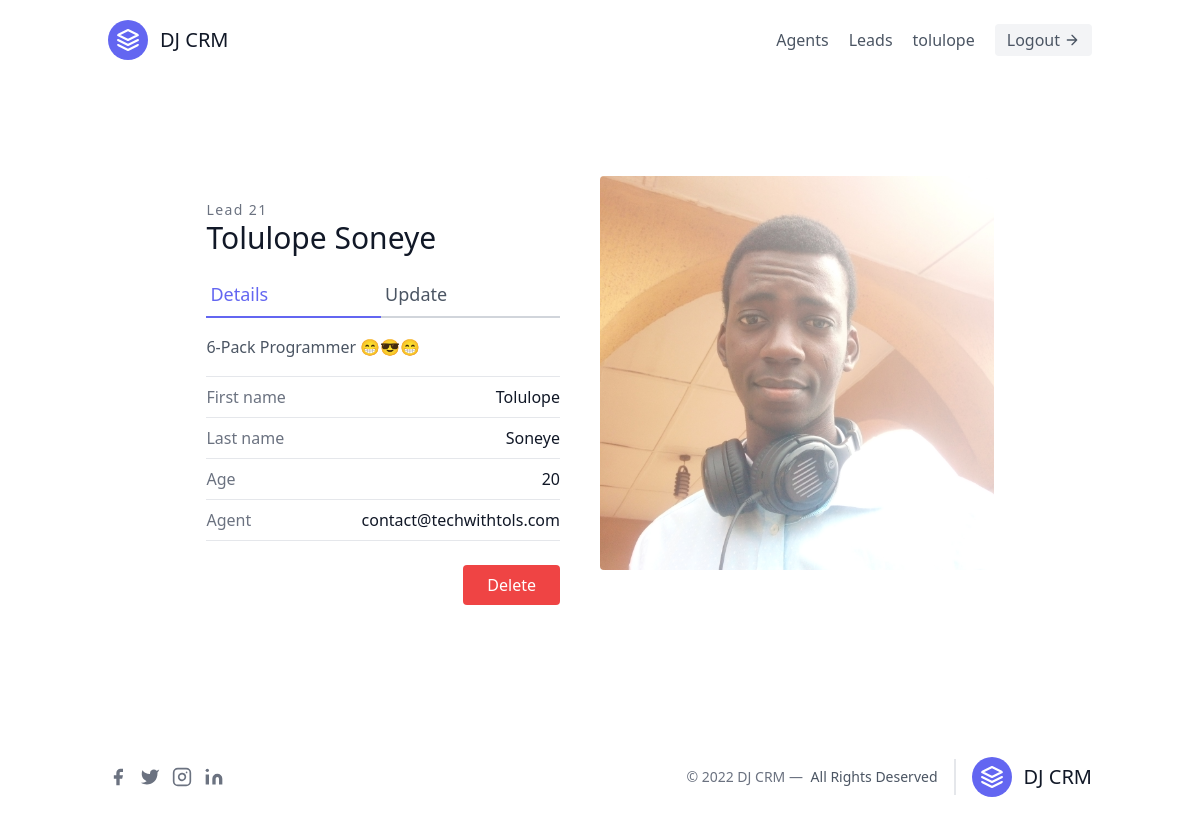
The page /leads/21/ (signed in) on the database its author committed.
### leads/models.py (models this page shows)
class User(AbstractUser):
    pass

class Lead(models.Model):
    first_name = models.CharField(max_length=20)
    last_name = models.CharField(max_length=20)
    age = models.IntegerField(default=0)
    description = models.TextField(max_length=200,null=True, blank=True)
    image = models.ImageField()
    created_at = models.DateTimeField(auto_now_add=True)
    updated_at = models.DateTimeField(auto_now=True)
    agent = models.ForeignKey("Agent", on_delete=models.CASCADE, null=True)
    class Meta:
        ordering = ['-updated_at']
    def __str__(self) -> str:
        return self.first_name + " " + self.last_name

class Agent(models.Model):
    user = models.OneToOneField(User, on_delete=models.CASCADE)
    def __str__(self):
        return self.user.email

### leads/views.py (the view)
# urls.py: path('leads/<int:pk>/', views.lead_detail),
def lead_detail(request, pk):
    lead = get_object_or_404(Lead, id=pk)
    context = {"lead": lead}
    return render(request, 'leads/lead_detail.html', context)

### leads/templates/leads/lead_detail.html (shortened to what this page needs)
{% extends 'main.html' %}
{% block content %}
<section class="text-gray-600 body-font overflow-hidden">
  <div class="container px-5 py-24 mx-auto">
    <div class="lg:w-4/5 flex-row-reverse mx-auto lg:flex-row flex flex-wrap justify-between">
      <div class="lg:w-1/2 w-full lg:pr-10 lg:py-6 mb-6 lg:mb-0">
        <h2 class="text-sm title-font text-gray-500 tracking-widest">
          Lead {{lead.id}}
        </h2>
        <h1 class="text-gray-900 text-3xl title-font font-medium mb-4">
          {{lead}}
        </h1>
        <div class="flex mb-4">
          <a
          href="{% url 'leads:detail' lead.id %}"
            class="flex-grow text-indigo-500 border-b-2 border-indigo-500 py-2 text-lg px-1"
            >Details</a
          >
          <a href="{% url 'leads:update' lead.id %}" class="flex-grow border-b-2 border-gray-300 py-2 text-lg px-1"
            >Update</a
          >
        </div>
        <p class="leading-relaxed mb-4">{{lead.description}}</p>
        <div class="flex border-t border-gray-200 py-2">
          <span class="text-gray-500">First name</span>
          <span class="ml-auto text-gray-900">{{lead.first_name}}</span>
        </div>
        <div class="flex border-t border-gray-200 py-2">
          <span class="text-gray-500">Last name</span>
          <span class="ml-auto text-gray-900">{{lead.last_name}}</span>
        </div>
        <div class="flex border-t border-gray-200 py-2">
          <span class="text-gray-500">Age</span>
          <span class="ml-auto text-gray-900">{{lead.age}}</span>
        </div>
        <div class="flex border-t border-b mb-6 border-gray-200 py-2">
          <span class="text-gray-500">Agent</span>
          <span class="ml-auto text-gray-900">{{lead.agent}}</span>
        </div>
        <div class="flex justify-end">
          <button
            class="flex ml-auto text-white bg-red-500 border-0 py-2 px-6 focus:outline-none hover:bg-red-600 rounded"
          >
            <a href="{% url 'leads:delete' lead.id %}">Delete</a>
          </button>
        </div>
      </div>
      <img
        alt="{{lead}}"
        class="lg:w-1/2 w-full  h-full object-cover object-center rounded"
        src="{{lead.image.url}}"
      />
    </div>
  </div>
</section>
{% endblock content %}

### templates/navbar.html (shortened to what this page needs)
<header class="text-gray-600 body-font">
    <div class="container mx-auto flex flex-wrap p-5 flex-col md:flex-row items-center">
      <a href="/" class="flex title-font font-medium items-center text-gray-900 mb-4 md:mb-0">
        <svg xmlns="http://www.w3.org/2000/svg" fill="none" stroke="currentColor" stroke-linecap="round" stroke-linejoin="round" stroke-width="2" class="w-10 h-10 text-white p-2 bg-indigo-500 rounded-full" viewBox="0 0 24 24">
          <path d="M12 2L2 7l10 5 10-5-10-5zM2 17l10 5 10-5M2 12l10 5 10-5"></path>
        </svg>
        <span class="ml-3 text-xl">DJ CRM</span>
      </a>
      <nav class="md:ml-auto flex flex-wrap items-center text-base justify-center">
        <a href="" class="mr-5 hover:text-gray-900">Agents</a>
        <a href="{% url 'leads:index' %}" class="mr-5 hover:text-gray-900">Leads</a>
        {% if request.user.is_authenticated %}
          <a href="" class="mr-5 hover:text-gray-900">{{request.user.username}}</a>
        {% else %}
        <a href="{% url 'leads:register' %}" class="mr-5 hover:text-gray-900">Register</a>
        {% endif %}
      </nav>
      {% if request.user.is_authenticated %}
        <button class="flex items-center bg-gray-100 border-0 py-1 px-3 focus:outline-none hover:bg-gray-200 rounded text-base mt-4 md:mt-0">
        <a href="{% url 'leads:logout' %}">Logout
        </a>
        <svg fill="none" stroke="currentColor" stroke-linecap="round" stroke-linejoin="round" stroke-width="2" class="w-4 h-4 ml-1" viewBox="0 0 24 24">
          <path d="M5 12h14M12 5l7 7-7 7"></path>
        </svg>
      </button>
        {% endif %}
    </div>
  </header>

### rows shown on the page
User: user.username "tolulope"
Lead: id "21", first_name+last_name "Tolulope Soneye", description "6-Pack Programmer 😁😎😁", first_name "Tolulope", last_name "Soneye", age "20", agent "contact@techwithtols.com", image (picture)
